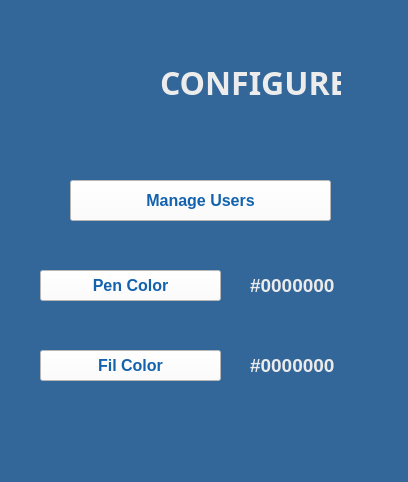
<?xml version="1.0" encoding="UTF-8"?>
<ui version="4.0">
 <class>MainWindow</class>
 <widget class="QMainWindow" name="MainWindow">
  <property name="enabled">
   <bool>true</bool>
  </property>
  <property name="geometry">
   <rect>
    <x>0</x>
    <y>0</y>
    <width>408</width>
    <height>482</height>
   </rect>
  </property>
  <property name="mouseTracking">
   <bool>true</bool>
  </property>
  <property name="windowTitle">
   <string>DrawingApp</string>
  </property>
  <property name="windowIcon">
   <iconset resource="portada.qrc">
    <normaloff>:/cct/paints.png</normaloff>:/cct/paints.png</iconset>
  </property>
  <property name="layoutDirection">
   <enum>Qt::LeftToRight</enum>
  </property>
  <property name="styleSheet">
   <string notr="true">background-color: rgb(51, 102, 153);</string>
  </property>
  <widget class="QWidget" name="centralwidget">
   <widget class="QLabel" name="label_3">
    <property name="geometry">
     <rect>
      <x>160</x>
      <y>60</y>
      <width>181</width>
      <height>41</height>
     </rect>
    </property>
    <property name="font">
     <font>
      <family>Courier 10 Pitch</family>
      <weight>75</weight>
      <bold>true</bold>
     </font>
    </property>
    <property name="text">
     <string>&lt;html&gt;&lt;head/&gt;&lt;body&gt;&lt;p align=&quot;center&quot;&gt;&lt;span style=&quot; font-size:24pt; color:#ececec;&quot;&gt;CONFIGURE&lt;/span&gt;&lt;/p&gt;&lt;/body&gt;&lt;/html&gt;</string>
    </property>
   </widget>
   <widget class="QPushButton" name="manageUsersbutton">
    <property name="geometry">
     <rect>
      <x>70</x>
      <y>180</y>
      <width>261</width>
      <height>41</height>
     </rect>
    </property>
    <property name="font">
     <font>
      <pointsize>12</pointsize>
      <weight>75</weight>
      <bold>true</bold>
     </font>
    </property>
    <property name="styleSheet">
     <string notr="true">background-color: rgb(255, 255, 255);
color: rgb(19, 98, 173);</string>
    </property>
    <property name="text">
     <string>Manage Users</string>
    </property>
   </widget>
   <widget class="QPushButton" name="penColorButton">
    <property name="geometry">
     <rect>
      <x>40</x>
      <y>270</y>
      <width>181</width>
      <height>31</height>
     </rect>
    </property>
    <property name="font">
     <font>
      <pointsize>12</pointsize>
      <weight>75</weight>
      <bold>true</bold>
     </font>
    </property>
    <property name="styleSheet">
     <string notr="true">background-color: rgb(255, 255, 255);
color: rgb(19, 98, 173);</string>
    </property>
    <property name="text">
     <string>Pen Color</string>
    </property>
   </widget>
   <widget class="QLabel" name="penColorLabel">
    <property name="geometry">
     <rect>
      <x>250</x>
      <y>270</y>
      <width>121</width>
      <height>31</height>
     </rect>
    </property>
    <property name="font">
     <font>
      <pointsize>14</pointsize>
      <weight>75</weight>
      <bold>true</bold>
     </font>
    </property>
    <property name="styleSheet">
     <string notr="true">color: rgb(235, 235, 235);</string>
    </property>
    <property name="text">
     <string>#0000000</string>
    </property>
    <property name="alignment">
     <set>Qt::AlignLeading|Qt::AlignLeft|Qt::AlignVCenter</set>
    </property>
   </widget>
   <widget class="QLabel" name="label_4">
    <property name="geometry">
     <rect>
      <x>50</x>
      <y>0</y>
      <width>161</width>
      <height>101</height>
     </rect>
    </property>
    <property name="styleSheet">
     <string notr="true">border-image: url(:/cct/paints.png);</string>
    </property>
    <property name="text">
     <string/>
    </property>
   </widget>
   <widget class="QPushButton" name="fillColorButton">
    <property name="geometry">
     <rect>
      <x>40</x>
      <y>350</y>
      <width>181</width>
      <height>31</height>
     </rect>
    </property>
    <property name="font">
     <font>
      <pointsize>12</pointsize>
      <weight>75</weight>
      <bold>true</bold>
     </font>
    </property>
    <property name="styleSheet">
     <string notr="true">background-color: rgb(255, 255, 255);
color: rgb(19, 98, 173);</string>
    </property>
    <property name="text">
     <string>Fil Color</string>
    </property>
   </widget>
   <widget class="QLabel" name="filColorLabel">
    <property name="geometry">
     <rect>
      <x>250</x>
      <y>350</y>
      <width>121</width>
      <height>31</height>
     </rect>
    </property>
    <property name="font">
     <font>
      <pointsize>14</pointsize>
      <weight>75</weight>
      <bold>true</bold>
     </font>
    </property>
    <property name="styleSheet">
     <string notr="true">color: rgb(235, 235, 235);</string>
    </property>
    <property name="text">
     <string>#0000000</string>
    </property>
    <property name="alignment">
     <set>Qt::AlignLeading|Qt::AlignLeft|Qt::AlignVCenter</set>
    </property>
   </widget>
   <zorder>manageUsersbutton</zorder>
   <zorder>penColorButton</zorder>
   <zorder>penColorLabel</zorder>
   <zorder>label_4</zorder>
   <zorder>label_3</zorder>
   <zorder>fillColorButton</zorder>
   <zorder>filColorLabel</zorder>
  </widget>
  <widget class="QMenuBar" name="menubar">
   <property name="geometry">
    <rect>
     <x>0</x>
     <y>0</y>
     <width>408</width>
     <height>31</height>
    </rect>
   </property>
  </widget>
  <widget class="QStatusBar" name="statusbar"/>
 </widget>
 <resources>
  <include location="portada.qrc"/>
 </resources>
 <connections/>
</ui>
